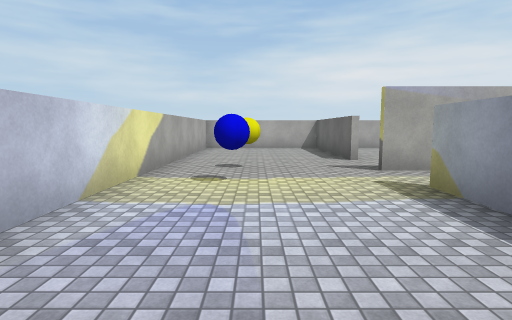
view 1 (above)

15 first-person views from a walk through a 3-D level made in the Unity game engine. The camera is 1.5 m above the floor, tilts 6° down and sees 80° across. Doors are open. The floor is counted in squares, 2 m on a side. Each view is taken from the middle of a square. On the plan, view 1 faces up. The plan holds only what a view shows up to about 10 squares ahead; the rest is blank. The player character is not drawn. Surface patterns are stand-ins for the level's own textures.

view 2
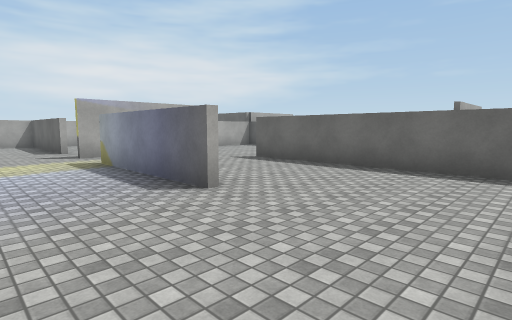

view 3
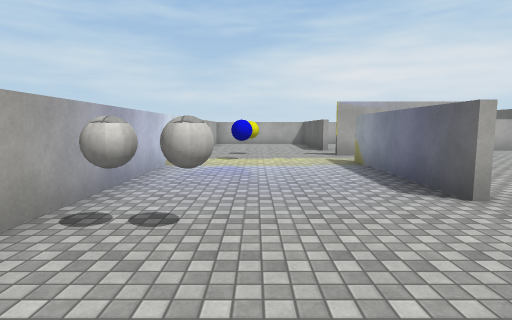

view 4
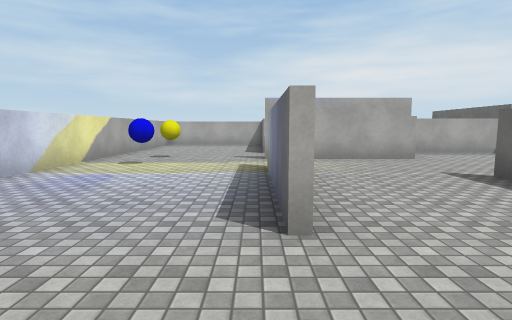

view 5
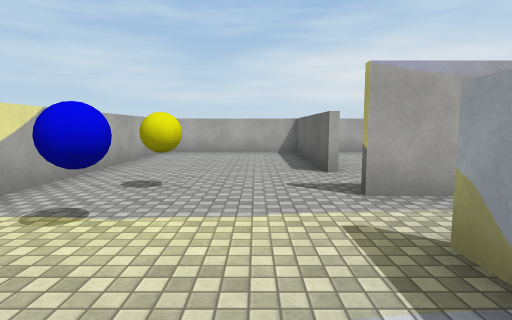

view 6
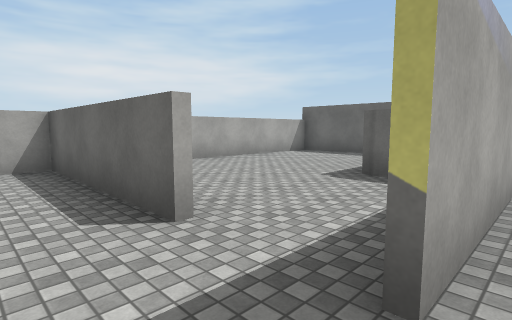

view 7
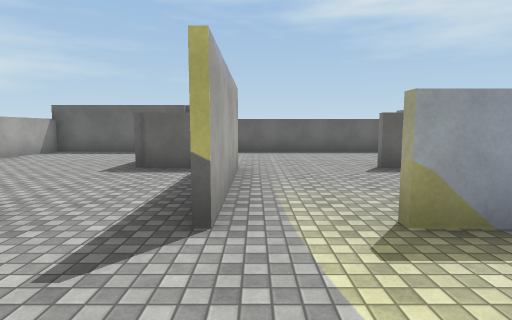

view 8
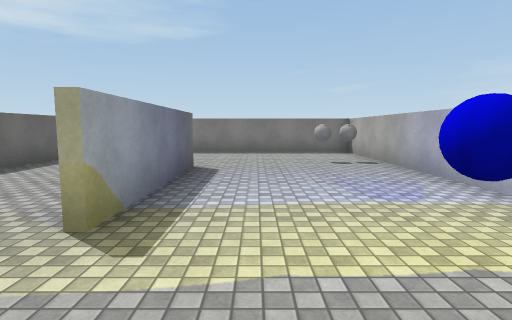

view 9
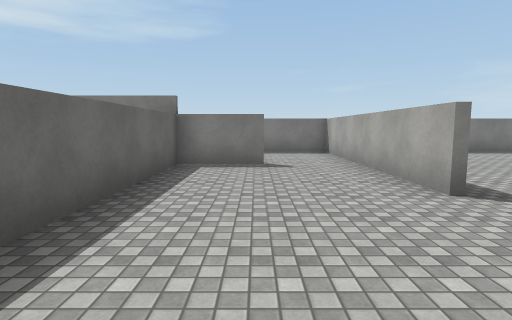

view 10
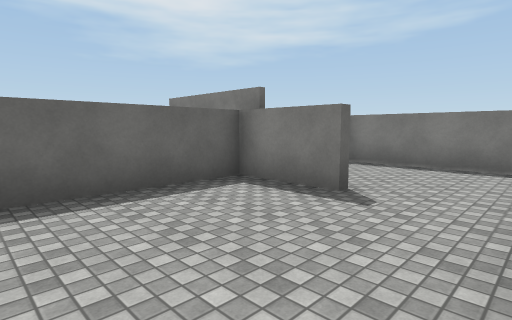

view 11
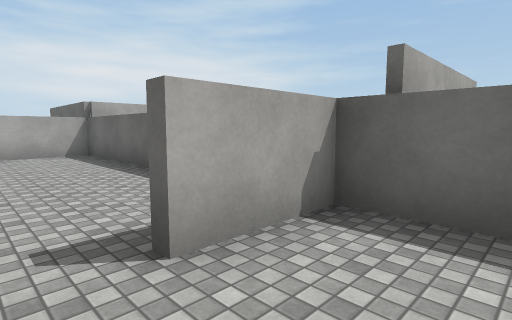

view 12
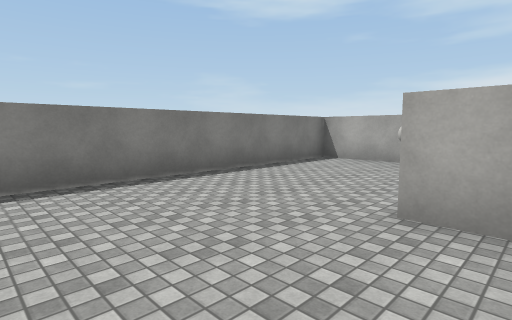

view 13
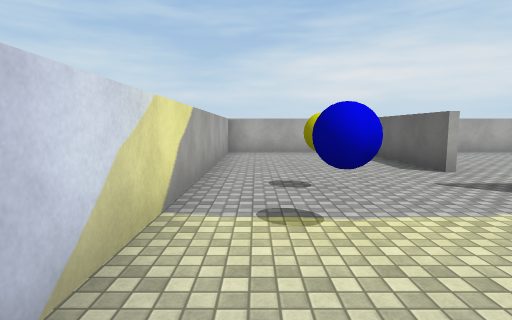

view 14
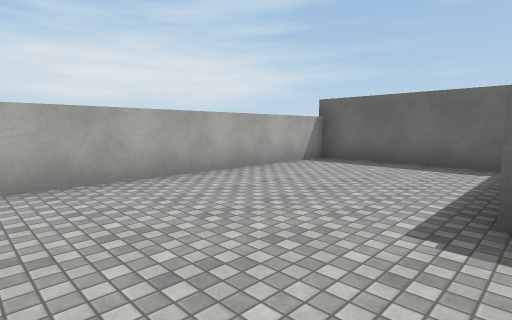

view 15
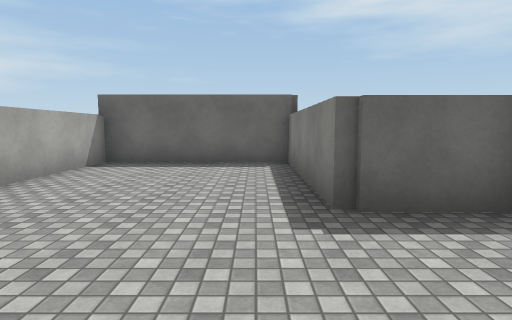

### Floor plan
Points are (right, up) in squares from view 1. A wall is a line through its corners. A room is listed if a view was taken in it or the views show most of it. See-through windows are left out.
Room 1 (views 1, 2, 3, 4, 5, 6, 7, 8, 10, 12, 13)
walls: (2.4, 0.9) (2.4, 0); (2.2, 0) (2.2, 3.9); (2.2, 7.1) (2.2, 11.3) (-1.8, 11.3) (-1.8, -3.4) (4.8, -3.4); (5.9, 5.3) (2.1, 5.3); (5.7, -2.6) (5.7, 2.8)
ways out: opening at (6, 3.5) to room 2; opening at (3, 6.5) to room 4
objects: other object (-1, -1); blue ball (0, 4); yellow ball (0, 6)
Room 2 (view 9)
walls: (5.8, 2.8) (5.8, 0.1); (7.8, -0.2) (9.6, -0.2) (9.6, 7.1) (6.8, 7.1)
ways out: opening at (6, 3.5) to room 1; open door at (6.5, 0) to room 3
Room 3 (view 11)
walls: (9.6, -1.9) (9.6, -0.5) (7.8, -0.5); (5.8, 0.1) (5.8, -3.4) (9.4, -3.4)
ways out: open door at (6.5, 0) to room 2
Room 4 (views 14, 15)
walls: (5.7, 5.6) (5.7, 7.3) (9.6, 7.3) (9.6, 11.3) (3.2, 11.3)
ways out: opening at (3, 6.5) to room 1

Positions as (right, up) in squares from view 1, and headings:
1: (0, 0), facing up
2: (0, -3), facing up-right
3: (0, -3), facing up
4: (2, -2), facing up
5: (1, 2), facing up
6: (1, 5), facing up-right
7: (0, 5), facing right
8: (1, 6), facing down
9: (8, 6), facing down
10: (6, 3), facing down-right
11: (7, -2), facing up-right
12: (5, 1), facing down-left
13: (-1, 2), facing up
14: (3, 7), facing up-right
15: (3, 8), facing right
